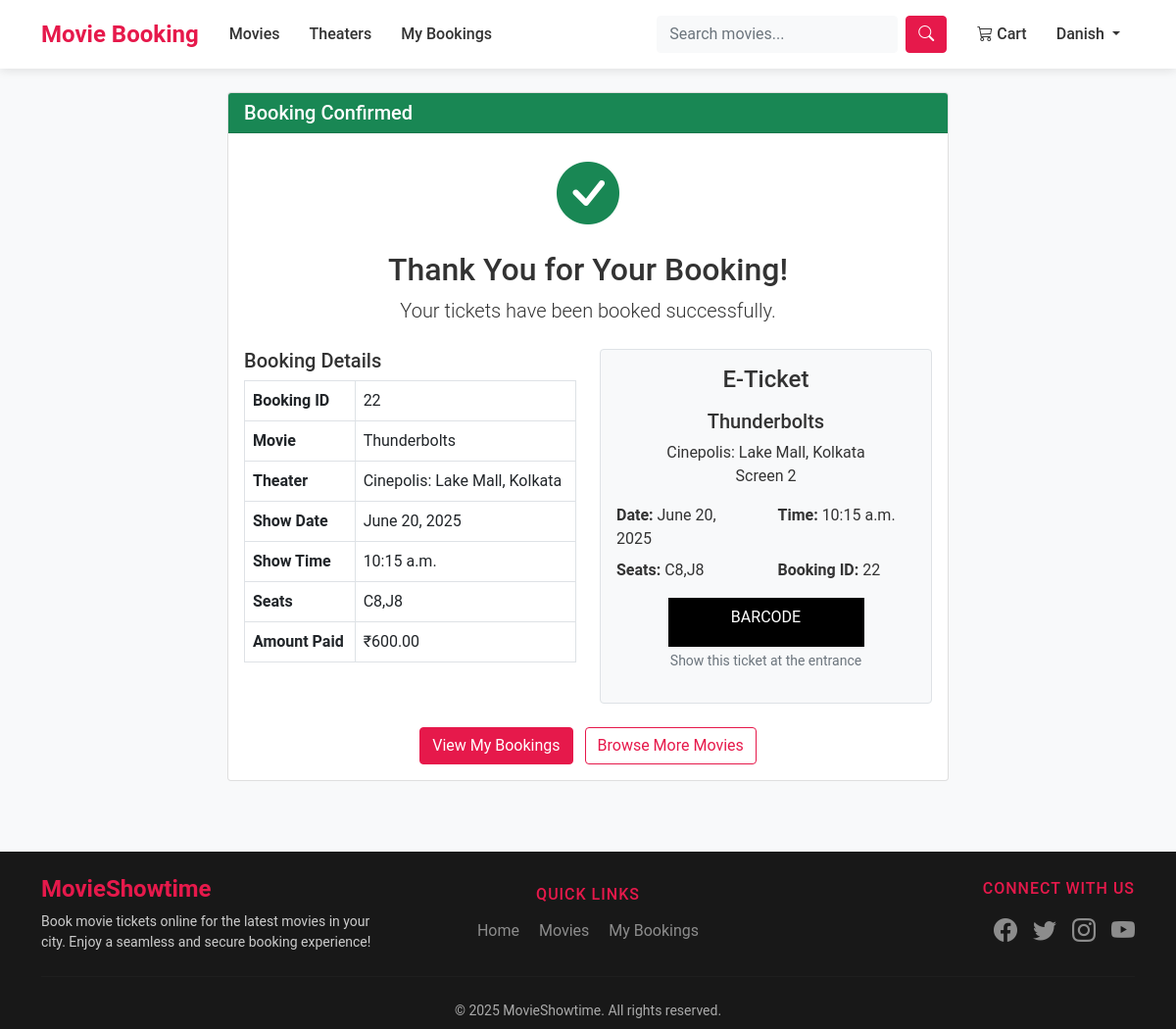
The page /bookings/confirmation/ (signed in) on the database its author committed.
### accounts/models.py (models this page shows, shortened)
class User(AbstractUser):
    phone_number = models.CharField(max_length=15, blank=True)
    ROLE_CHOICES = (
        ('admin', 'Admin'),
        ('customer', 'Customer'),
    )
    role = models.CharField(max_length=10, choices=ROLE_CHOICES, default='customer')
    groups = models.ManyToManyField(
        Group,
        verbose_name=_('groups'),
        blank=True,
        related_name='custom_user_set',
        related_query_name='custom_user',
    )
    user_permissions = models.ManyToManyField(
        Permission,
        verbose_name=_('user permissions'),
        blank=True,
        related_name='custom_user_set',
        related_query_name='custom_user',
    )

### bookings/models.py (models this page shows, shortened)
class Booking(models.Model):
    STATUS_CHOICES = (
        ('pending', 'Pending'),
        ('confirmed', 'Confirmed'),
        ('cancelled', 'Cancelled'),
    )
    user = models.ForeignKey(settings.AUTH_USER_MODEL, on_delete=models.CASCADE, related_name='bookings')
    show = models.ForeignKey(Show, on_delete=models.CASCADE, related_name='bookings')
    booking_date = models.DateTimeField(auto_now_add=True)
    number_of_seats = models.PositiveIntegerField()
    seat_numbers = models.CharField(max_length=255, help_text="Comma separated seat numbers")
    total_amount = models.DecimalField(max_digits=10, decimal_places=2)
    booking_status = models.CharField(max_length=10, choices=STATUS_CHOICES, default='pending')

### theaters/models.py (models this page shows, shortened)
class Show(models.Model):
    movie = models.ForeignKey(Movie, on_delete=models.CASCADE, related_name='shows')
    theater = models.ForeignKey(Theater, on_delete=models.CASCADE, related_name='shows')
    screen_number = models.PositiveIntegerField()
    show_date = models.DateField()
    show_time = models.TimeField()
    ticket_price = models.DecimalField(max_digits=8, decimal_places=2)
    available_seats = models.PositiveIntegerField()
    added_by = models.ForeignKey(settings.AUTH_USER_MODEL, on_delete=models.SET_NULL, null=True, related_name='added_shows')
    created_at = models.DateTimeField(auto_now_add=True)
    updated_at = models.DateTimeField(auto_now=True)
    class Meta:
        ordering = ['show_date', 'show_time']
        unique_together = ('theater', 'screen_number', 'show_date', 'show_time')

class Theater(models.Model):
    name = models.CharField(max_length=200)
    location = models.CharField(max_length=255)
    total_screens = models.PositiveIntegerField()
    added_by = models.ForeignKey(settings.AUTH_USER_MODEL, on_delete=models.SET_NULL, null=True, related_name='added_theaters')
    is_active = models.BooleanField(default=True)
    created_at = models.DateTimeField(auto_now_add=True)
    updated_at = models.DateTimeField(auto_now=True)

### movies/models.py (models this page shows, shortened)
class Movie(models.Model):
    title = models.CharField(max_length=200)
    description = models.TextField()
    duration = models.IntegerField(help_text="Duration in minutes")
    genre = models.CharField(max_length=100)
    language = models.CharField(max_length=50)
    poster_image = models.ImageField(upload_to='movie_posters/', blank=True, null=True)
    added_by = models.ForeignKey(settings.AUTH_USER_MODEL, on_delete=models.SET_NULL, null=True, related_name='added_movies')
    is_active = models.BooleanField(default=True)
    created_at = models.DateTimeField(auto_now_add=True)
    updated_at = models.DateTimeField(auto_now=True)
    class Meta:
        ordering = ['-created_at']

### bookings/views.py (the view)
# urls.py: path('confirmation/', views.confirmation, name='confirmation'),
@login_required
def confirmation(request):
    latest_booking = Booking.objects.filter(
        user=request.user,
        booking_status='confirmed'
    ).order_by('-booking_date').first()
    if not latest_booking:
        messages.error(request, "No recent bookings found.")
        return redirect('accounts:profile')
    return render(request, 'bookings/confirmation.html', {
        'booking': latest_booking
    })

### templates/bookings/confirmation.html (shortened to what this page needs)
{% extends 'base.html' %}
{% block content %}
<div class="row justify-content-center">
    <div class="col-md-8">
        <div class="card mb-4">
            <div class="card-header bg-success text-white">
                <h5 class="mb-0">Booking Confirmed</h5>
            </div>
            <div class="card-body">
                <div class="text-center mb-4">
                    <i class="bi bi-check-circle-fill text-success" style="font-size: 4rem;"></i>
                    <h2 class="mt-2">Thank You for Your Booking!</h2>
                    <p class="lead">Your tickets have been booked successfully.</p>
                </div>
                <div class="row">
                    <div class="col-md-6">
                        <h5>Booking Details</h5>
                        <table class="table table-bordered">
                            <tr>
                                <th>Booking ID</th>
                                <td>{{ booking.id }}</td>
                            </tr>
                            <tr>
                                <th>Movie</th>
                                <td>{{ booking.show.movie.title }}</td>
                            </tr>
                            <tr>
                                <th>Theater</th>
                                <td>{{ booking.show.theater.name }}</td>
                            </tr>
                            <tr>
                                <th>Show Date</th>
                                <td>{{ booking.show.show_date }}</td>
                            </tr>
                            <tr>
                                <th>Show Time</th>
                                <td>{{ booking.show.show_time }}</td>
                            </tr>
                            <tr>
                                <th>Seats</th>
                                <td>{{ booking.seat_numbers }}</td>
                            </tr>
                            <tr>
                                <th>Amount Paid</th>
                                <td>₹{{ booking.total_amount }}</td>
                            </tr>
                        </table>
                    </div>
                    <div class="col-md-6">
                        <div class="ticket-container p-3 border rounded bg-light">
                            <h4 class="text-center mb-3">E-Ticket</h4>
                            <div class="text-center mb-2">
                                <h5>{{ booking.show.movie.title }}</h5>
                                <p class="mb-0">{{ booking.show.theater.name }}</p>
                                <p>Screen {{ booking.show.screen_number }}</p>
                            </div>
                            <div class="row mb-2">
                                <div class="col-6">
                                    <strong>Date:</strong> {{ booking.show.show_date }}
                                </div>
                                <div class="col-6">
                                    <strong>Time:</strong> {{ booking.show.show_time }}
                                </div>
                            </div>
                            <div class="row mb-2">
                                <div class="col-6">
                                    <strong>Seats:</strong> {{ booking.seat_numbers }}
                                </div>
                                <div class="col-6">
                                    <strong>Booking ID:</strong> {{ booking.id }}
                                </div>
                            </div>
                            <div class="text-center mt-3">
                                <div style="width: 200px; height: 50px; background-color: #000; margin: 0 auto;">
                                    <div class="text-white pt-2">BARCODE</div>
                                </div>
                                <p class="small text-muted mt-1">Show this ticket at the entrance</p>
                            </div>
                        </div>
                    </div>
                </div>
                <div class="text-center mt-4">
                    <a href="{% url 'accounts:profile' %}" class="btn btn-primary me-2">View My Bookings</a>
                    <a href="{% url 'movies:movie_list' %}" class="btn btn-outline-primary">Browse More Movies</a>
                </div>
            </div>
        </div>
    </div>
</div>
{% endblock %}

### templates/base.html (shortened to what this page needs)
{% load static %}
<!DOCTYPE html>
<html lang="en">
<head>
    <link href="https://cdn.jsdelivr.net/npm/bootstrap@5.1.3/dist/css/bootstrap.min.css" rel="stylesheet">
    <link rel="stylesheet" href="https://cdn.jsdelivr.net/npm/bootstrap-icons@1.8.1/font/bootstrap-icons.css">
</head>
<body>
    <nav class="navbar navbar-expand-lg navbar-dark bg-dark mb-4">
        <div class="container">
            <a class="navbar-brand" href="{% url 'movies:movie_list' %}">Movie Booking</a>
            <div class="collapse navbar-collapse" id="navbarNav">
                <ul class="navbar-nav me-auto">
                    <li class="nav-item">
                        <a class="nav-link" href="{% url 'movies:movie_list' %}">Movies</a>
                    </li>
                    <li class="nav-item">
                        <a class="nav-link" href="{% url 'theaters:theater_list' %}">Theaters</a>
                    </li>
                    {% if user.is_authenticated %}
                        <li class="nav-item">
                            <a class="nav-link" href="{% url 'bookings:my_bookings' %}">My Bookings</a>
                        </li>
                    {% endif %}
                </ul>
                <div class="navbar-search-container">
                    <form class="d-flex me-3" method="GET" action="{% url 'movies:movie_list' %}">
                        <input class="form-control me-2 bg-light text-dark border-light" type="search" placeholder="Search movies..." name="search" id="navbarSearch" aria-label="Search" autocomplete="off">
                        <button class="btn btn-primary" type="submit"><i class="bi bi-search"></i></button>
                    </form>
                </div>
                <ul class="navbar-nav">
                    {% if user.is_authenticated %}
                        <li class="nav-item">
                            <a class="nav-link position-relative" href="{% url 'bookings:cart' %}">
                                <i class="bi bi-cart3"></i> Cart
                            </a>
                        </li>
                        <li class="nav-item dropdown">
                            <a class="nav-link dropdown-toggle" href="#" id="navbarDropdown" role="button" data-bs-toggle="dropdown">
                                {{ user.username }}
                            </a>
                        </li>
                    {% endif %}
                </ul>
            </div>
        </div>
    </nav>
    <div class="container">
        {% block content %}{% endblock %}
    </div>
    <footer class="footer mt-5 pt-4 pb-2" style="background: #181818; color: #fff; border-top: none;">
        <div class="container">
            <div class="row align-items-center gy-4">
                <div class="col-md-4 text-md-start text-center mb-3 mb-md-0">
                    <h4 class="fw-bold mb-2" style="color: #e6194b;">MovieShowtime</h4>
                    <p class="mb-0 small" style="color: #ccc;">Book movie tickets online for the latest movies in your city. Enjoy a seamless and secure booking experience!</p>
                </div>
                <div class="col-md-4 text-center mb-3 mb-md-0">
                    <h6 class="mb-3 text-uppercase" style="letter-spacing: 1px; color: #e6194b;">Quick Links</h6>
                    <ul class="list-inline mb-0">
                        <li class="list-inline-item mx-2"><a href="{% url 'movies:movie_list' %}" class="text-decoration-none text-white-50">Home</a></li>
                        <li class="list-inline-item mx-2"><a href="{% url 'movies:movie_list' %}" class="text-decoration-none text-white-50">Movies</a></li>
                        {% if user.is_authenticated %}
                        <li class="list-inline-item mx-2"><a href="{% url 'bookings:my_bookings' %}" class="text-decoration-none text-white-50">My Bookings</a></li>
                        {% endif %}
                    </ul>
                </div>
                <div class="col-md-4 text-md-end text-center">
                    <h6 class="mb-3 text-uppercase" style="letter-spacing: 1px; color: #e6194b;">Connect With Us</h6>
                    <div class="d-flex justify-content-md-end justify-content-center gap-3">
                        <a href="#" class="text-white-50 fs-4 social-icon"><i class="bi bi-facebook"></i></a>
                        <a href="#" class="text-white-50 fs-4 social-icon"><i class="bi bi-twitter"></i></a>
                        <a href="#" class="text-white-50 fs-4 social-icon"><i class="bi bi-instagram"></i></a>
                        <a href="#" class="text-white-50 fs-4 social-icon"><i class="bi bi-youtube"></i></a>
                    </div>
                </div>
            </div>
            <hr class="my-4" style="background-color: #333;">
            <div class="row">
                <div class="col-12 text-center">
                    <p class="mb-0 small" style="color: #aaa;">&copy; {% now "Y" %} MovieShowtime. All rights reserved.</p>
                </div>
            </div>
        </div>
    </footer>
</body>
</html>
</html>

### templates/base.html (style rules this page uses)
body { background-color: #f8f9fa; color: #333333; font-family: 'Roboto', sans-serif; }
.navbar { background-color: #ffffff !important; padding: 12px 0; box-shadow: 0 2px 10px rgba(0,0,0,0.1); }
.navbar-brand { font-weight: 700; font-size: 24px; color: #e6194b !important; }
.nav-link { color: #333333 !important; font-weight: 500; padding: 8px 15px !important; transition: all 0.3s; }
footer { background-color: #ffffff; padding: 20px 0; margin-top: 50px !important; border-top: 1px solid #e0e0e0; }
.btn-primary { background-color: #e6194b; border-color: #e6194b; }
.btn-outline-primary { border-color: #e6194b; color: #e6194b; }
.navbar-search-container { position: relative; }

### rows shown on the page
User: username "Danish"
Booking: id "22", show.movie "Thunderbolts", show.theater.name "Cinepolis: Lake Mall, Kolkata", show.show_date "June 20, 2025", show.show_time "10:15 a.m.", seat_numbers "C8,J8", total_amount "600.00", show.screen_number "2"
